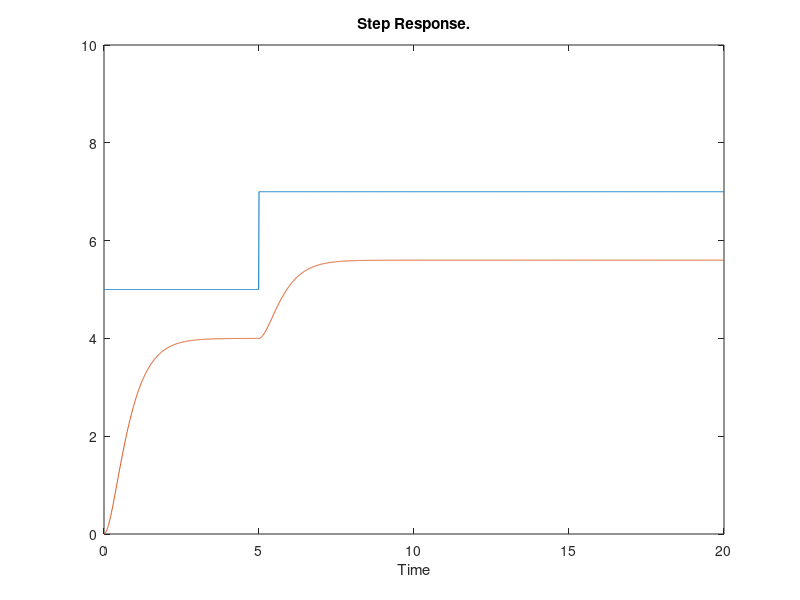
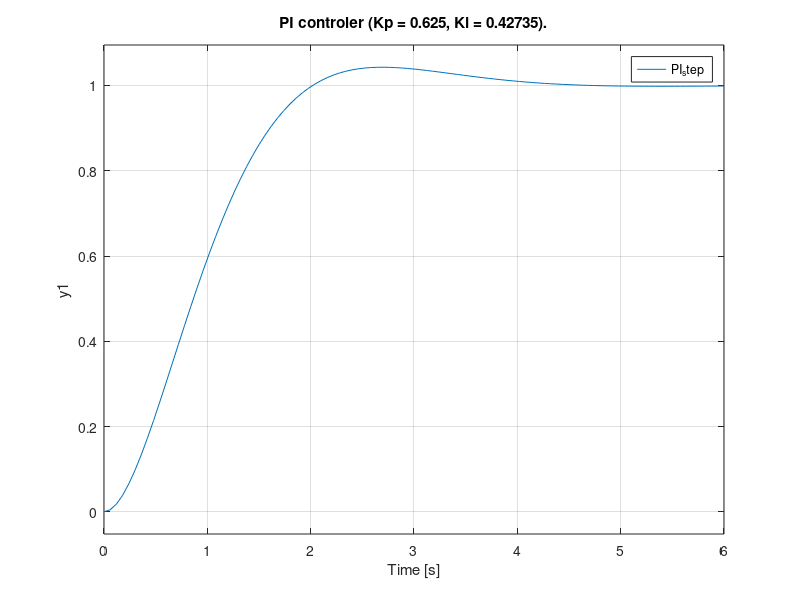
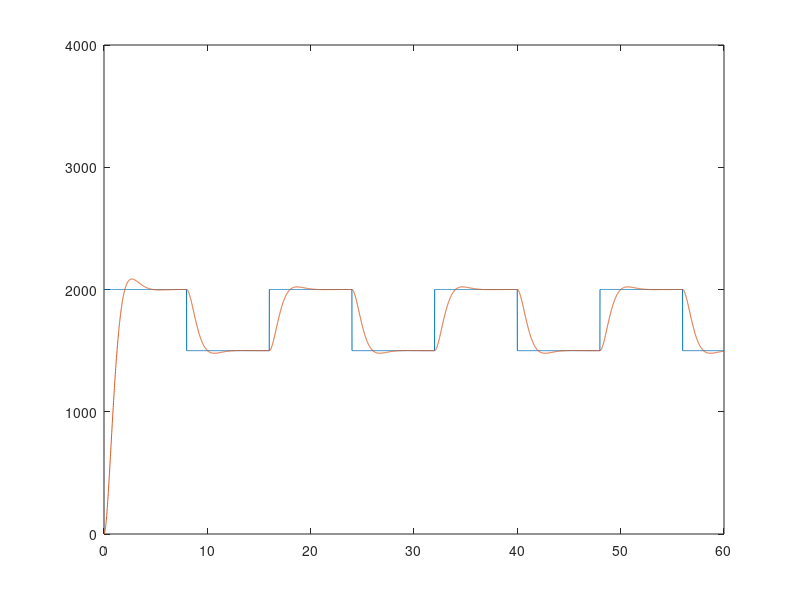

Write MATLAB code to recreate these figures, in order.
clear all
close all
clc
Ks = 0.8;
Te = 0.14;  %tu
Tb = 1.05;  %tg

T1 = 0.37*Tb;
T2 = 3.33*Te;

sys  = Ks * tf(1, [T1 1]) * tf(1, [T2 1])

% Step response

figure('Name','Transfer function')
% [y,t] = step(sys);
t=0:0.01:20;
for k=1:length(t)
    if(t(k)<5)
        y(k) = 5;
    else
        y(k) = 7;
    end
end
plot(t, y);
hold on
st = lsim(sys,y,t);
plot(t, st);
title('Step Response.');
xlabel('Time'); 
axis([0 20 0 10])
hold off

        % PI contoller with Tsum Method
%///Parameters
disp('pi')
Kp = 0.5/Ks;
Ti = 0.5*(T1+T2);
%\\\
figure('Name','PI controller')
PID_controller = pidstd(Kp, Ti);
m = feedback(PID_controller*sys,1);
step(m)
title(['PI controler (Kp = ' num2str(Kp) ', Ki = ' num2str(Ti)  ').']);
legend('PI_step')


% Step response for rpm control with Tsum method
f = 1/16;
t1=0:0.01:60;
pulse = 500*square(2*pi*f*t1)/2 + 1750;
figure
plot(t1, pulse)
axis([0 60 0 4000])
hold on
resp = lsim(m,pulse,t1);
plot(t1, resp) 
e = resp - (pulse.');

% Errors
iea = trapz(t1,abs(e));          % IAE trapz=numerical integration 
ise = trapz(t1,e.^2);            % ISE 
itae = trapz(t1, t1'.*abs(e));     % ITAE
itse = trapz(t1,t1'.*(e.^2));      % ITSE


